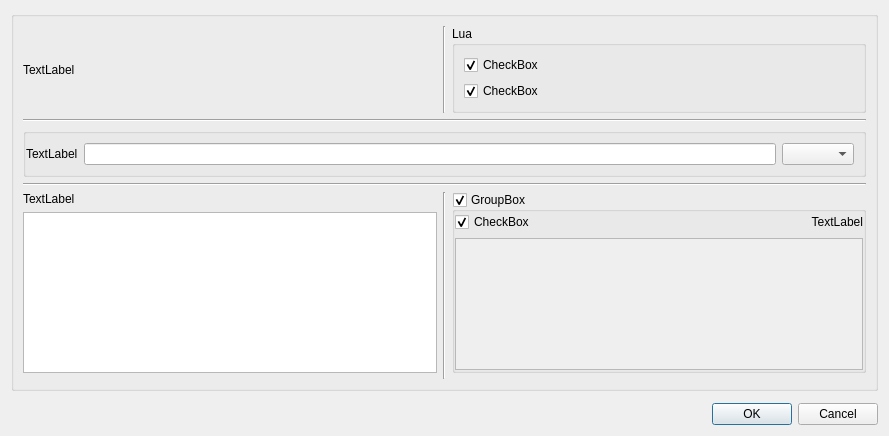
<?xml version="1.0" encoding="UTF-8"?>
<ui version="4.0">
 <class>dialog</class>
 <widget class="QDialog" name="dialog">
  <property name="geometry">
   <rect>
    <x>0</x>
    <y>0</y>
    <width>889</width>
    <height>436</height>
   </rect>
  </property>
  <property name="windowTitle">
   <string>Dialog</string>
  </property>
  <property name="modal">
   <bool>true</bool>
  </property>
  <layout class="QGridLayout" name="gridLayout">
   <item row="2" column="1" colspan="2">
    <widget class="KMessageWidget" name="message_widget"/>
   </item>
   <item row="3" column="2">
    <widget class="QDialogButtonBox" name="button_box">
     <property name="orientation">
      <enum>Qt::Horizontal</enum>
     </property>
     <property name="standardButtons">
      <set>QDialogButtonBox::Cancel|QDialogButtonBox::Ok</set>
     </property>
    </widget>
   </item>
   <item row="0" column="0" colspan="3">
    <widget class="QGroupBox" name="groupBox">
     <property name="title">
      <string/>
     </property>
     <layout class="QGridLayout" name="gridLayout_2">
      <item row="0" column="0">
       <widget class="QLabel" name="instructions_label">
        <property name="text">
         <string>TextLabel</string>
        </property>
       </widget>
      </item>
      <item row="6" column="2" rowspan="2">
       <widget class="QGroupBox" name="git_support_groupbox">
        <property name="sizePolicy">
         <sizepolicy hsizetype="Preferred" vsizetype="Preferred">
          <horstretch>0</horstretch>
          <verstretch>0</verstretch>
         </sizepolicy>
        </property>
        <property name="title">
         <string>GroupBox</string>
        </property>
        <property name="flat">
         <bool>true</bool>
        </property>
        <property name="checkable">
         <bool>true</bool>
        </property>
        <property name="checked">
         <bool>true</bool>
        </property>
        <layout class="QGridLayout" name="gridLayout_4">
         <property name="leftMargin">
          <number>0</number>
         </property>
         <property name="topMargin">
          <number>0</number>
         </property>
         <property name="rightMargin">
          <number>0</number>
         </property>
         <property name="bottomMargin">
          <number>0</number>
         </property>
         <item row="0" column="1">
          <widget class="QCheckBox" name="gitignore_same_as_files_ignored_on_import_checkbox">
           <property name="text">
            <string>CheckBox</string>
           </property>
           <property name="checked">
            <bool>true</bool>
           </property>
          </widget>
         </item>
         <item row="0" column="2">
          <widget class="QLabel" name="gitignore_contents_label">
           <property name="text">
            <string>TextLabel</string>
           </property>
           <property name="alignment">
            <set>Qt::AlignRight|Qt::AlignTrailing|Qt::AlignVCenter</set>
           </property>
          </widget>
         </item>
         <item row="2" column="1" colspan="2">
          <widget class="QTextEdit" name="gitignore_contents_textedit">
           <property name="enabled">
            <bool>false</bool>
           </property>
          </widget>
         </item>
        </layout>
       </widget>
      </item>
      <item row="7" column="0">
       <widget class="QTextEdit" name="pack_import_ignore_contents_textedit">
        <property name="sizePolicy">
         <sizepolicy hsizetype="Preferred" vsizetype="Preferred">
          <horstretch>0</horstretch>
          <verstretch>0</verstretch>
         </sizepolicy>
        </property>
       </widget>
      </item>
      <item row="1" column="0" colspan="3">
       <widget class="Line" name="line_2">
        <property name="orientation">
         <enum>Qt::Horizontal</enum>
        </property>
       </widget>
      </item>
      <item row="0" column="1">
       <widget class="Line" name="line">
        <property name="orientation">
         <enum>Qt::Vertical</enum>
        </property>
       </widget>
      </item>
      <item row="0" column="2">
       <widget class="QGroupBox" name="lua_groupbox">
        <property name="sizePolicy">
         <sizepolicy hsizetype="Minimum" vsizetype="Preferred">
          <horstretch>0</horstretch>
          <verstretch>0</verstretch>
         </sizepolicy>
        </property>
        <property name="title">
         <string>Lua</string>
        </property>
        <property name="flat">
         <bool>true</bool>
        </property>
        <layout class="QVBoxLayout" name="verticalLayout">
         <item>
          <widget class="QCheckBox" name="sublime_support_checkbox">
           <property name="text">
            <string>CheckBox</string>
           </property>
           <property name="checked">
            <bool>true</bool>
           </property>
          </widget>
         </item>
         <item>
          <widget class="QCheckBox" name="vscode_support_checkbox">
           <property name="text">
            <string>CheckBox</string>
           </property>
           <property name="checked">
            <bool>true</bool>
           </property>
          </widget>
         </item>
        </layout>
       </widget>
      </item>
      <item row="6" column="0">
       <widget class="QLabel" name="pack_import_ignore_contents_label">
        <property name="text">
         <string>TextLabel</string>
        </property>
       </widget>
      </item>
      <item row="4" column="0" colspan="3">
       <widget class="QGroupBox" name="groupBox_2">
        <property name="title">
         <string/>
        </property>
        <property name="alignment">
         <set>Qt::AlignLeading|Qt::AlignLeft|Qt::AlignVCenter</set>
        </property>
        <property name="flat">
         <bool>true</bool>
        </property>
        <property name="checkable">
         <bool>false</bool>
        </property>
        <layout class="QGridLayout" name="gridLayout_3">
         <property name="leftMargin">
          <number>0</number>
         </property>
         <item row="0" column="3">
          <widget class="QComboBox" name="game_combobox"/>
         </item>
         <item row="0" column="1">
          <widget class="QLineEdit" name="name_line_edit"/>
         </item>
         <item row="0" column="0">
          <widget class="QLabel" name="name_label">
           <property name="text">
            <string>TextLabel</string>
           </property>
          </widget>
         </item>
        </layout>
       </widget>
      </item>
      <item row="6" column="1" rowspan="3">
       <widget class="Line" name="line_3">
        <property name="lineWidth">
         <number>1</number>
        </property>
        <property name="orientation">
         <enum>Qt::Vertical</enum>
        </property>
       </widget>
      </item>
      <item row="5" column="0" colspan="3">
       <widget class="Line" name="line_4">
        <property name="orientation">
         <enum>Qt::Horizontal</enum>
        </property>
       </widget>
      </item>
     </layout>
    </widget>
   </item>
  </layout>
 </widget>
 <customwidgets>
  <customwidget>
   <class>KMessageWidget</class>
   <extends>QFrame</extends>
   <header>kmessagewidget.h</header>
  </customwidget>
 </customwidgets>
 <resources/>
 <connections>
  <connection>
   <sender>button_box</sender>
   <signal>accepted()</signal>
   <receiver>dialog</receiver>
   <slot>accept()</slot>
   <hints>
    <hint type="sourcelabel">
     <x>248</x>
     <y>254</y>
    </hint>
    <hint type="destinationlabel">
     <x>157</x>
     <y>274</y>
    </hint>
   </hints>
  </connection>
  <connection>
   <sender>button_box</sender>
   <signal>rejected()</signal>
   <receiver>dialog</receiver>
   <slot>reject()</slot>
   <hints>
    <hint type="sourcelabel">
     <x>316</x>
     <y>260</y>
    </hint>
    <hint type="destinationlabel">
     <x>286</x>
     <y>274</y>
    </hint>
   </hints>
  </connection>
 </connections>
</ui>
